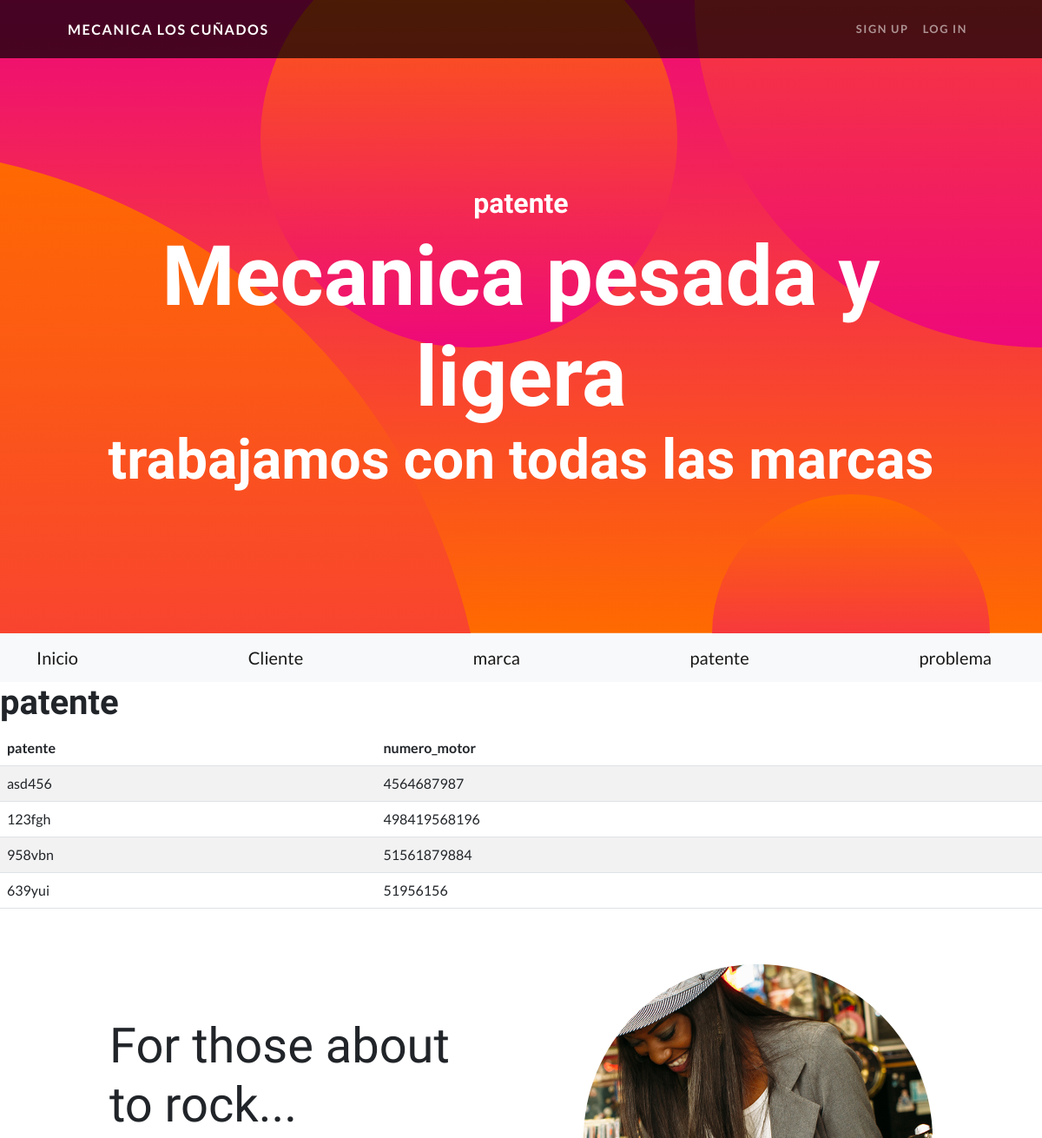
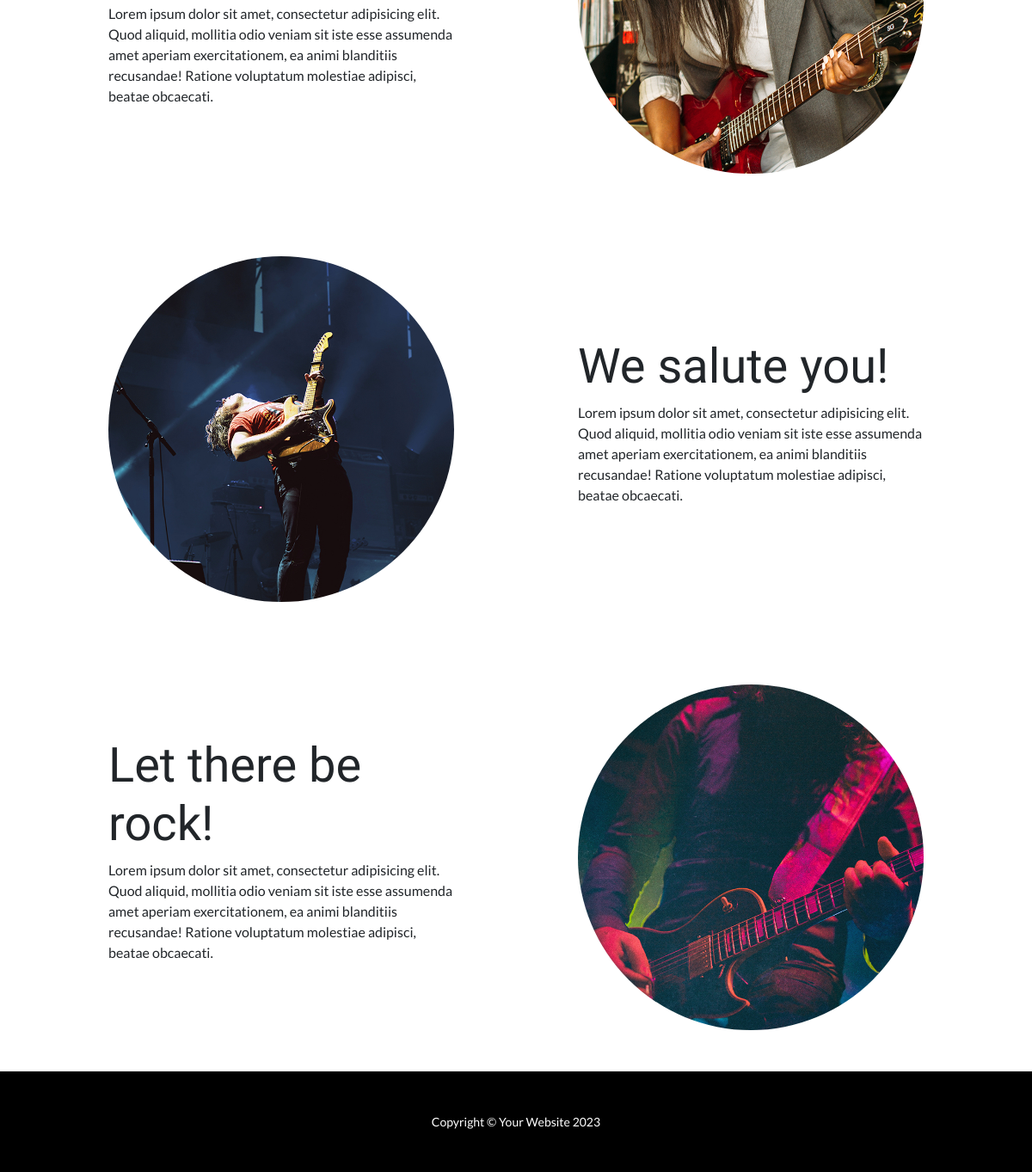
The page /patente/ on the database its author committed (2 pictures, top to bottom).
### aplicacion/models.py (models this page shows, shortened)
class Patente(models.Model):
    patente = models.CharField(max_length=8)
    numero_motor = models.IntegerField()

### aplicacion/views.py (the view)
# urls.py: path('patente/', patentes, name="patente"),
def patentes(request):
    contexto = {'patentes': Patente.objects.all()}
    return render(request, "aplicacion/patente.html", contexto)

### aplicacion/templates/aplicacion/patente.html
{% extends 'aplicacion/base.html' %}
{% load static %}
{% block titulo %}
    patente
{% endblock titulo %}
{% block contenido %}
<h1>patente</h1>
<table class="table table-striped">
    <thead>
        <tr>
            <th>patente</th>
            <th>numero_motor</th>
        </tr>
    </thead>
    <tbody>
{% for c in patentes  %}
        <tr>
            <td>{{ c.patente }}</td>
            <td>{{ c.numero_motor }}</td>
        </tr>
{% endfor %}
    </tbody>
</table>
{% endblock contenido %}

### rows shown on the page
Patente: patente "asd456", numero_motor "4564687987"
Patente: patente "123fgh", numero_motor "498419568196"
Patente: patente "958vbn", numero_motor "51561879884"
Patente: patente "639yui", numero_motor "51956156"
